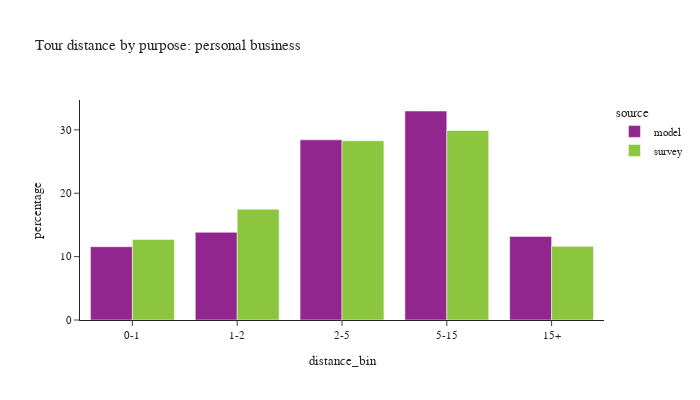

Notebook code for this chart:
### Code cell
plot_bins(tour, tour['pdpurp'] == 4, 'personal business')

### Figure 1 — Plotly figure (JSON) as saved in the notebook; plotly's stock layout.template omitted (floating-point values rounded to 4 significant figures)
{"data": [{"alignmentgroup": "True", "customdata": [[9084], [10863], [22323], [25900], [10361]], "hovertemplate": "source=model<br>distance_bin=%{x}<br>percentage=%{y}<br>sample count=%{customdata[0]}<extra></extra>", "legendgroup": "model", "marker": {"color": "#91268F", "pattern": {"shape": ""}}, "name": "model", "offsetgroup": "model", "orientation": "v", "showlegend": true, "textposition": "auto", "type": "bar", "x": ["0-1", "1-2", "2-5", "5-15", "15+"], "xaxis": "x", "y": [11.57, 13.83, 28.43, 32.98, 13.19], "yaxis": "y"}, {"alignmentgroup": "True", "customdata": [[146], [137], [219], [196], [55]], "hovertemplate": "source=survey<br>distance_bin=%{x}<br>percentage=%{y}<br>sample count=%{customdata[0]}<extra></extra>", "legendgroup": "survey", "marker": {"color": "#8CC63E", "pattern": {"shape": ""}}, "name": "survey", "offsetgroup": "survey", "orientation": "v", "showlegend": true, "textposition": "auto", "type": "bar", "x": ["0-1", "1-2", "2-5", "5-15", "15+"], "xaxis": "x", "y": [12.71, 17.49, 28.28, 29.9, 11.62], "yaxis": "y"}], "layout": {"barmode": "group", "font": {"size": 11}, "height": 400, "legend": {"title": {"text": "source"}, "tracegroupgap": 0}, "title": {"text": "Tour distance by purpose: personal business"}, "width": 700, "xaxis": {"anchor": "y", "domain": [0.0, 1.0], "title": {"text": "distance_bin"}}, "yaxis": {"anchor": "x", "domain": [0.0, 1.0], "title": {"text": "percentage"}}}}
